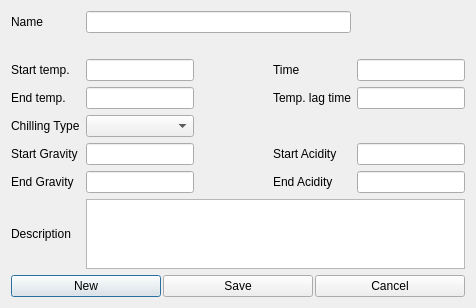
<?xml version="1.0" encoding="UTF-8"?>
<ui version="4.0">
 <class>boilStepEditor</class>
 <widget class="QDialog" name="boilStepEditor">
  <property name="geometry">
   <rect>
    <x>0</x>
    <y>0</y>
    <width>476</width>
    <height>182</height>
   </rect>
  </property>
  <property name="windowTitle">
   <string>Boil Step Editor</string>
  </property>
  <layout class="QVBoxLayout" name="verticalLayout">
   <item>
    <layout class="QGridLayout" name="gridLayout">
     <item row="0" column="1">
      <widget class="QLabel" name="label_name">
       <property name="text">
        <string>Name</string>
       </property>
       <property name="buddy">
        <cstring>lineEdit_name</cstring>
       </property>
      </widget>
     </item>
     <item row="0" column="2" colspan="3">
      <widget class="SmartLineEdit" name="lineEdit_name">
       <property name="toolTip">
        <string>Name</string>
       </property>
      </widget>
     </item>
     <item row="1" column="3">
      <spacer name="horizontalSpacer">
       <property name="orientation">
        <enum>Qt::Horizontal</enum>
       </property>
       <property name="sizeHint" stdset="0">
        <size>
         <width>40</width>
         <height>20</height>
        </size>
       </property>
      </spacer>
     </item>
     <item row="2" column="1">
      <widget class="SmartLabel" name="label_startTemp">
       <property name="contextMenuPolicy">
        <enum>Qt::CustomContextMenu</enum>
       </property>
       <property name="text">
        <string>Start temp.</string>
       </property>
       <property name="buddy">
        <cstring>lineEdit_startTemp</cstring>
       </property>
      </widget>
     </item>
     <item row="2" column="2">
      <widget class="SmartLineEdit" name="lineEdit_startTemp">
       <property name="toolTip">
        <string>Target temp. of this step</string>
       </property>
      </widget>
     </item>
     <item row="2" column="4">
      <widget class="SmartLabel" name="label_stepTime">
       <property name="sizePolicy">
        <sizepolicy hsizetype="Expanding" vsizetype="Preferred">
         <horstretch>0</horstretch>
         <verstretch>0</verstretch>
        </sizepolicy>
       </property>
       <property name="contextMenuPolicy">
        <enum>Qt::CustomContextMenu</enum>
       </property>
       <property name="text">
        <string>Time</string>
       </property>
       <property name="buddy">
        <cstring>lineEdit_stepTime</cstring>
       </property>
      </widget>
     </item>
     <item row="2" column="5">
      <widget class="SmartLineEdit" name="lineEdit_stepTime">
       <property name="toolTip">
        <string>Time to conduct the step</string>
       </property>
      </widget>
     </item>
     <item row="4" column="1">
      <widget class="SmartLabel" name="label_endTemp">
       <property name="contextMenuPolicy">
        <enum>Qt::CustomContextMenu</enum>
       </property>
       <property name="text">
        <string>End temp.</string>
       </property>
       <property name="buddy">
        <cstring>lineEdit_endTemp</cstring>
       </property>
      </widget>
     </item>
     <item row="4" column="2">
      <widget class="SmartLineEdit" name="lineEdit_endTemp">
       <property name="toolTip">
        <string>Final temp. of this step</string>
       </property>
      </widget>
     </item>
     <item row="4" column="4">
      <widget class="SmartLabel" name="label_rampTime">
       <property name="contextMenuPolicy">
        <enum>Qt::CustomContextMenu</enum>
       </property>
       <property name="text">
        <string>Temp. lag time</string>
       </property>
       <property name="buddy">
        <cstring>lineEdit_rampTime</cstring>
       </property>
      </widget>
     </item>
     <item row="4" column="5">
      <widget class="SmartLineEdit" name="lineEdit_rampTime">
       <property name="toolTip">
        <string>Lag time</string>
       </property>
      </widget>
     </item>
     <item row="6" column="1">
      <widget class="QLabel" name="label_boilStepChillingType">
       <property name="text">
        <string>Chilling Type</string>
       </property>
       <property name="buddy">
        <cstring>comboBox_boilStepChillingType</cstring>
       </property>
      </widget>
     </item>
     <item row="6" column="2">
      <widget class="BtComboBox" name="comboBox_boilStepChillingType">
       <property name="toolTip">
        <string>Chilling Type</string>
       </property>
      </widget>
     </item>
     <item row="8" column="1">
      <widget class="SmartLabel" name="label_startGravity">
       <property name="text">
        <string>Start Gravity</string>
       </property>
       <property name="buddy">
        <cstring>lineEdit_startGravity</cstring>
       </property>
      </widget>
     </item>
     <item row="8" column="2">
      <widget class="SmartLineEdit" name="lineEdit_startGravity">
      </widget>
     </item>
     <item row="8" column="4">
      <widget class="SmartLabel" name="label_startAcidity">
       <property name="text">
        <string>Start Acidity</string>
       </property>
       <property name="buddy">
        <cstring>lineEdit_startAcidity</cstring>
       </property>
      </widget>
     </item>
     <item row="8" column="5">
      <widget class="SmartLineEdit" name="lineEdit_startAcidity">
      </widget>
     </item>
     <item row="10" column="1">
      <widget class="SmartLabel" name="label_endGravity">
       <property name="text">
        <string>End Gravity</string>
       </property>
       <property name="buddy">
        <cstring>lineEdit_endGravity</cstring>
       </property>
      </widget>
     </item>
     <item row="10" column="2">
      <widget class="SmartLineEdit" name="lineEdit_endGravity">
      </widget>
     </item>
     <item row="10" column="4">
      <widget class="SmartLabel" name="label_endAcidity">
       <property name="text">
        <string>End Acidity</string>
       </property>
       <property name="buddy">
        <cstring>lineEdit_endAcidity</cstring>
       </property>
      </widget>
     </item>
     <item row="10" column="5">
      <widget class="SmartLineEdit" name="lineEdit_endAcidity">
      </widget>
     </item>
     <item row="12" column="1">
      <widget class="QLabel" name="label_description">
       <property name="toolTip">
        <string>Optional description of this boil step</string>
       </property>
       <property name="text">
        <string>Description</string>
       </property>
       <property name="buddy">
        <cstring>textEdit_description</cstring>
       </property>
      </widget>
     </item>
     <item row="12" column="2" colspan="4">
      <widget class="QTextEdit" name="textEdit_description">
      </widget>
     </item>
    </layout>
   </item>
   <item>
    <layout class="QHBoxLayout" name="horizontalLayout">
     <property name="spacing">
      <number>2</number>
     </property>
     <item>
      <widget class="QPushButton" name="pushButton_new">
       <property name="toolTip">
        <string>New</string>
       </property>
       <property name="text">
        <string>New</string>
       </property>
       <property name="icon">
        <iconset resource="../brewken.qrc">
         <normaloff>:/images/smallPlus.svg</normaloff>:/images/smallPlus.svg</iconset>
       </property>
      </widget>
     </item>
     <item>
      <widget class="QPushButton" name="pushButton_save">
       <property name="toolTip">
        <string>Save and close</string>
       </property>
       <property name="text">
        <string>Save</string>
       </property>
       <property name="icon">
        <iconset resource="../brewken.qrc">
         <normaloff>:/images/filesave.svg</normaloff>:/images/filesave.svg</iconset>
       </property>
      </widget>
     </item>
     <item>
      <widget class="QPushButton" name="pushButton_cancel">
       <property name="toolTip">
        <string>Discard and close</string>
       </property>
       <property name="text">
        <string>Cancel</string>
       </property>
       <property name="icon">
        <iconset resource="../brewken.qrc">
         <normaloff>:/images/exit.svg</normaloff>:/images/exit.svg</iconset>
       </property>
      </widget>
     </item>
    </layout>
   </item>
  </layout>
 </widget>
 <customwidgets>
  <customwidget>
   <class>BtComboBox</class>
   <extends>QComboBox</extends>
   <header>widgets/BtComboBox.h</header>
  </customwidget>
  <customwidget>
   <class>InfoButton</class>
   <extends>QPushButton</extends>
   <header>widgets/InfoButton.h</header>
  </customwidget>
  <customwidget>
   <class>InfoText</class>
   <extends>QLabel</extends>
   <header>widgets/InfoText.h</header>
  </customwidget>
  <customwidget>
   <class>SmartLabel</class>
   <extends>QLabel</extends>
   <header>widgets/SmartLabel.h</header>
   <slots>
    <signal>changedSystemOfMeasurementOrScale(PreviousScaleInfo)</signal>
   </slots>
  </customwidget>
  <customwidget>
   <class>SmartLineEdit</class>
   <extends>QLineEdit</extends>
   <header>widgets/SmartLineEdit.h</header>
   <slots>
    <slot>lineChanged(PreviousScaleInfo)</slot>
   </slots>
  </customwidget>
 </customwidgets>
 <resources/>
</ui>
